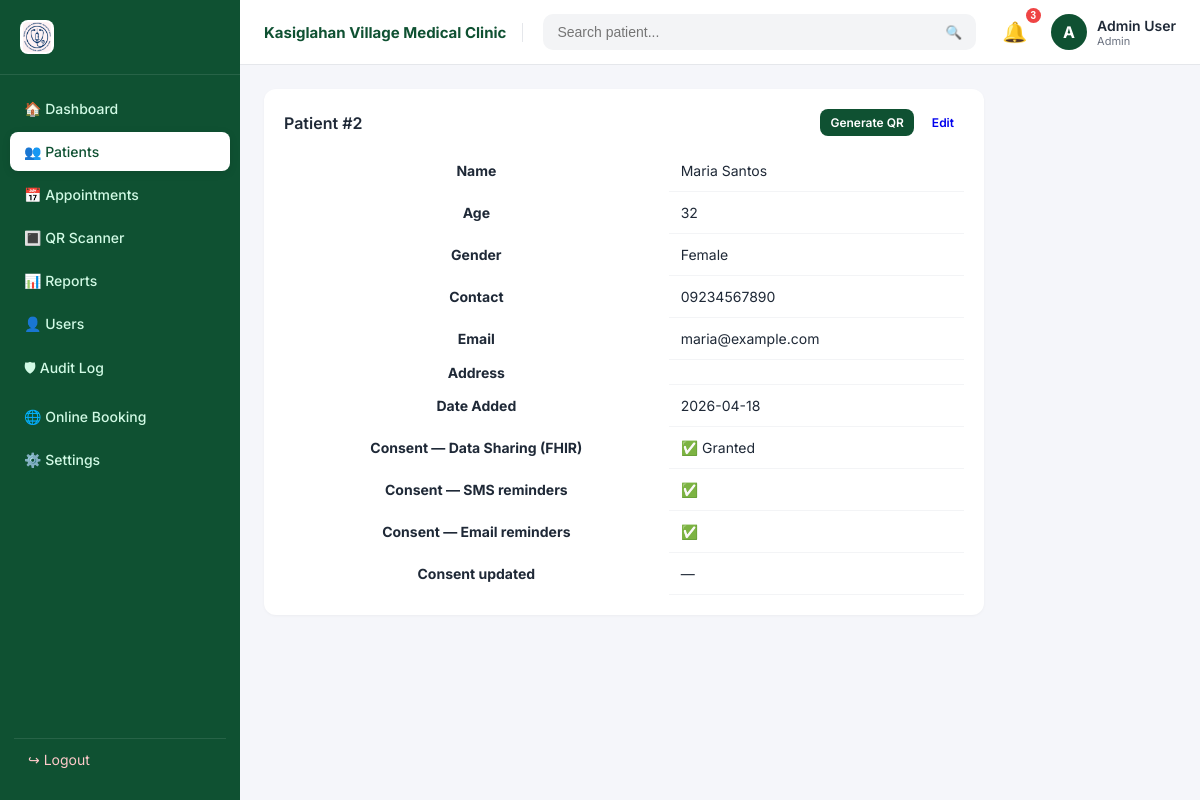
The app's page /patients/view.php?id=2 (signed in) with its own data.
### tables this page shows
CREATE TABLE patients (
  id INT AUTO_INCREMENT PRIMARY KEY,
  name VARCHAR(150) NOT NULL,
  age  INT NOT NULL,
  gender ENUM('Male','Female','Other') NOT NULL,
  contact VARCHAR(40) NOT NULL,
  address VARCHAR(255) DEFAULT NULL,
  email VARCHAR(160) DEFAULT NULL,
  consent_share TINYINT(1) NOT NULL DEFAULT 0,         
  consent_sms   TINYINT(1) NOT NULL DEFAULT 1,         
  consent_email TINYINT(1) NOT NULL DEFAULT 1,         
  consent_updated_at TIMESTAMP NULL DEFAULT NULL,
  date_added DATE NOT NULL DEFAULT (CURRENT_DATE),
  created_at TIMESTAMP DEFAULT CURRENT_TIMESTAMP
);

### includes/auth.php (called while the page is built, shortened)
<?php
function current_role() { return $_SESSION['user']['role'] ?? null; }
function role_can($action) {
    $r = current_role();
    $caps = [
        'admin'  => ['view_patient','edit_patient','delete_patient','view_appointment','edit_appointment','delete_appointment','manage_users','view_audit','view_reports','generate_qr','view_consent','edit_consent'],
        'doctor' => ['view_patient','edit_patient','view_appointment','edit_appointment','view_reports','generate_qr','view_consent'],
        'nurse'  => ['view_patient','view_appointment','edit_appointment','generate_qr','view_consent'],
    ];
    return in_array($action, $caps[$r] ?? [], true);
}
function e($v) { return htmlspecialchars((string)$v, ENT_QUOTES, 'UTF-8'); }

### patients/view.php (the view, shortened to what this page needs)
<?php
require_once __DIR__ . '/../includes/header.php';
require_once __DIR__ . '/../includes/auth.php';
require_once __DIR__ . '/../includes/audit.php';
$id = (int)($_GET['id'] ?? 0);
$stmt = $pdo->prepare("SELECT * FROM patients WHERE id=?");
$stmt->execute([$id]);
$p = $stmt->fetch();
?>
<div class="panel" style="max-width:720px">
  <div class="panel-head"><h2>Patient #<?= $p['id'] ?></h2>
    <div style="display:flex;gap:8px">
      <?php if (role_can('generate_qr')): ?><a class="btn btn-primary btn-sm" href="<?= BASE_URL ?>/qr/generate.php?id=<?= $p['id'] ?>">Generate QR</a><?php endif; ?>
      <?php if (role_can('edit_patient')): ?><a class="btn btn-sm" href="<?= BASE_URL ?>/patients/edit.php?id=<?= $p['id'] ?>">Edit</a><?php endif; ?>
    </div>
  </div>
  <table class="table">
    <tr><th>Name</th><td><?= e($p['name']) ?></td></tr>
    <tr><th>Age</th><td><?= e($p['age']) ?></td></tr>
    <tr><th>Gender</th><td><?= e($p['gender']) ?></td></tr>
    <tr><th>Contact</th><td><?= e($p['contact']) ?></td></tr>
    <tr><th>Email</th><td><?= e($p['email']) ?></td></tr>
    <tr><th>Address</th><td><?= e($p['address']) ?></td></tr>
    <tr><th>Date Added</th><td><?= e($p['date_added']) ?></td></tr>
    <tr><th>Consent — Data Sharing (FHIR)</th><td><?= $p['consent_share']?'✅ Granted':'❌ <span style=color:#dc2626>Not granted — FHIR API will return 403</span>' ?></td></tr>
    <tr><th>Consent — SMS reminders</th><td><?= $p['consent_sms']?'✅':'❌' ?></td></tr>
    <tr><th>Consent — Email reminders</th><td><?= $p['consent_email']?'✅':'❌' ?></td></tr>
    <tr><th>Consent updated</th><td><?= e($p['consent_updated_at'] ?? '—') ?></td></tr>
  </table>
</div>
<?php require_once __DIR__ . '/../includes/footer.php'; ?>

### assets/css/style.css (style rules this page uses)
* { box-sizing:border-box;margin:0;padding:0 }
body { font-family:'Inter',system-ui,sans-serif;background:#f5f6fa;color:#1f2937;display:flex;min-height:100vh }
.panel { background:#fff;border-radius:12px;padding:20px;box-shadow:0 1px 3px rgba(0,0,0,.04);margin-bottom:20px }
.panel-head { display:flex;justify-content:space-between;align-items:center;margin-bottom:14px }
.panel-head h2 { font-size:16px;font-weight:600 }
.btn { display:inline-flex;align-items:center;gap:6px;border:none;border-radius:8px;padding:9px 14px;font-size:13px;font-weight:600;cursor:pointer;text-decoration:none;transition:.2s }
.btn-primary { background:#0f5132;color:#fff }
.btn-sm { padding:6px 10px;font-size:12px }
table { width:100%;border-collapse:collapse;font-size:14px }
tbody td { padding:12px;border-bottom:1px solid #f3f4f6 }

### records on screen
patients: id "2", name "Maria Santos", age "32", gender "Female", contact "09234567890", email "maria@example.com", date_added "2026-04-18", consent_updated_at "—"

### other values on screen
CLINIC_NAME "Kasiglahan Village Medical Clinic"
substr($u['full_name'],0,1) "A"
$u['full_name'] "Admin User"
$u['role'] "Admin"
